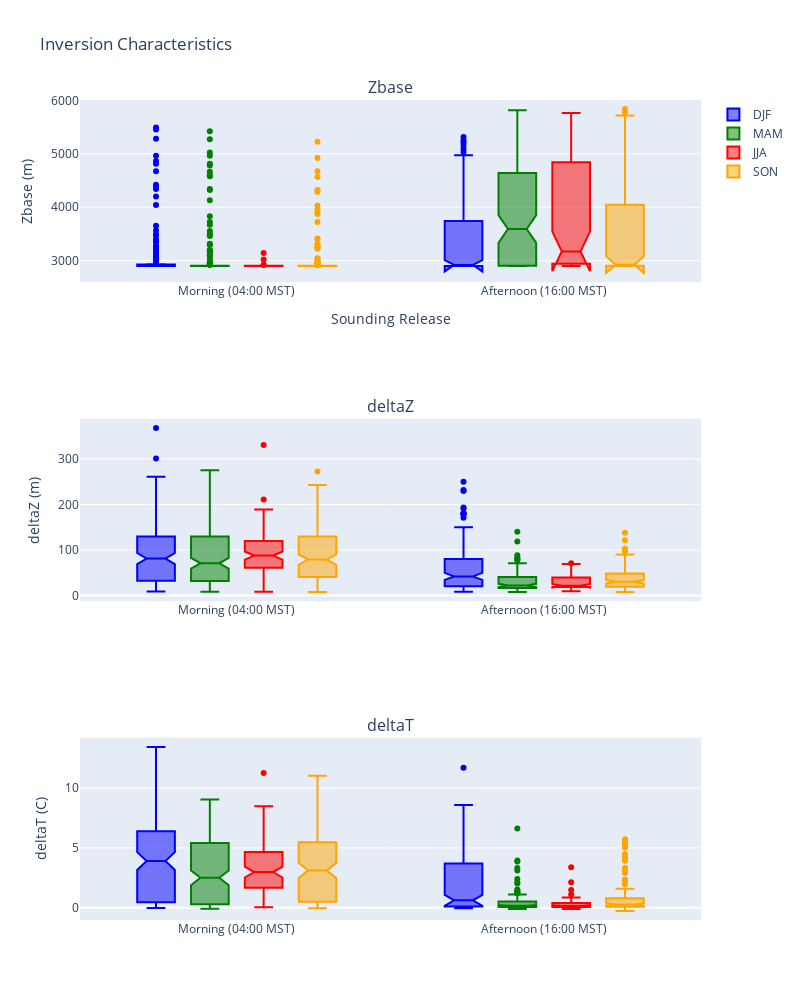

Notebook source saved alongside this figure:
### Code cell
df = pd.concat([df_22, df_23])
# with the dataframe make three subplots of Zbase, Ztop, and deltaT,
fig = make_subplots(rows=3, cols=1, subplot_titles=('Zbase', 'deltaZ', 'deltaT'), shared_xaxes=False)

# now just December, January, and February
df_DJF = df[(df.index.month == 12) | (df.index.month == 1) | (df.index.month == 2)]
# now just JJA
df_JJA = df[(df.index.month == 6) | (df.index.month == 7) | (df.index.month == 8)]
# now MAM
df_MAM = df[(df.index.month == 3) | (df.index.month == 4) | (df.index.month == 5)]
# now SON
df_SON = df[(df.index.month == 9) | (df.index.month == 10) | (df.index.month == 11)]

# Zbase
fig.add_trace(go.Box(y=df_DJF.Zbase, x=df_DJF.sounding, name='DJF', notched=True, marker_color='blue', offsetgroup='1'), row=1, col=1)
fig.add_trace(go.Box(y=df_MAM.Zbase, x=df_MAM.sounding, name='MAM', notched=True, marker_color='green', offsetgroup='2'), row=1, col=1)
fig.add_trace(go.Box(y=df_JJA.Zbase, x=df_JJA.sounding, name='JJA', notched=True, marker_color='red',  offsetgroup='3'), row=1, col=1)
fig.add_trace(go.Box(y=df_SON.Zbase, x=df_SON.sounding, name='SON', notched=True, marker_color='orange',offsetgroup='4'), row=1, col=1)

# deltaZ
fig.add_trace(go.Box(y=df_DJF.deltaZ, x=df_DJF.sounding,dx=0, name='DJF',notched=True,showlegend=False,marker_color='blue', offsetgroup='1'), row=2, col=1)
fig.add_trace(go.Box(y=df_MAM.deltaZ, x=df_MAM.sounding,dx=0, name='MAM',notched=True,showlegend=False,marker_color='green', offsetgroup='2'), row=2, col=1)
fig.add_trace(go.Box(y=df_JJA.deltaZ, x=df_JJA.sounding,dx=0, name='JJA',notched=True,showlegend=False,marker_color='red',  offsetgroup='3'), row=2, col=1)
fig.add_trace(go.Box(y=df_SON.deltaZ, x=df_SON.sounding,dx=0, name='SON',notched=True,showlegend=False,marker_color='orange',offsetgroup='4'), row=2, col=1)

# deltaT, 
fig.add_trace(go.Box(y=df_DJF.deltaT, x=df_DJF.sounding,dx=0,name='DJF', notched=True,showlegend=False,marker_color='blue', offsetgroup='1'), row=3, col=1)
fig.add_trace(go.Box(y=df_MAM.deltaT, x=df_MAM.sounding,dx=0,name='MAM', notched=True,showlegend=False,marker_color='green', offsetgroup='2'), row=3, col=1)
fig.add_trace(go.Box(y=df_JJA.deltaT, x=df_JJA.sounding,dx=0,name='JJA', notched=True,showlegend=False,marker_color='red',  offsetgroup='3'), row=3, col=1)
fig.add_trace(go.Box(y=df_SON.deltaT, x=df_SON.sounding,dx=0,name='SON', notched=True,showlegend=False,marker_color='orange', offsetgroup='4'), row=3, col=1)

fig.update_layout(height=1000, 
                  width=800, 
                  title_text='Inversion Characteristics',
                  boxmode='group',
                  xaxis_zeroline=False,
                  xaxis_title='Sounding Release',
                  yaxis1_title='Zbase (m)',
                    yaxis2_title='deltaZ (m)',
                    yaxis3_title='deltaT (C)',
                    )
                
fig.show()

### Figure 1 — Plotly figure (JSON) as saved in the notebook; plotly's stock layout.template omitted (floating-point values rounded to 4 significant figures; data arrays with more than 128 entries replaced by an {"elided": "..."} marker saying what was removed)
{"data": [{"marker": {"color": "blue"}, "name": "DJF", "notched": true, "offsetgroup": "1", "type": "box", "x": {"elided": "352 str values"}, "xaxis": "x", "y": {"elided": "352 float values"}, "yaxis": "y"}, {"marker": {"color": "green"}, "name": "MAM", "notched": true, "offsetgroup": "2", "type": "box", "x": {"elided": "364 str values"}, "xaxis": "x", "y": {"elided": "364 float values"}, "yaxis": "y"}, {"marker": {"color": "red"}, "name": "JJA", "notched": true, "offsetgroup": "3", "type": "box", "x": {"elided": "211 str values"}, "xaxis": "x", "y": {"elided": "211 float values"}, "yaxis": "y"}, {"marker": {"color": "orange"}, "name": "SON", "notched": true, "offsetgroup": "4", "type": "box", "x": {"elided": "303 str values"}, "xaxis": "x", "y": {"elided": "303 float values"}, "yaxis": "y"}, {"dx": 0, "marker": {"color": "blue"}, "name": "DJF", "notched": true, "offsetgroup": "1", "showlegend": false, "type": "box", "x": {"elided": "352 str values"}, "xaxis": "x2", "y": {"elided": "352 float values"}, "yaxis": "y2"}, {"dx": 0, "marker": {"color": "green"}, "name": "MAM", "notched": true, "offsetgroup": "2", "showlegend": false, "type": "box", "x": {"elided": "364 str values"}, "xaxis": "x2", "y": {"elided": "364 float values"}, "yaxis": "y2"}, {"dx": 0, "marker": {"color": "red"}, "name": "JJA", "notched": true, "offsetgroup": "3", "showlegend": false, "type": "box", "x": {"elided": "211 str values"}, "xaxis": "x2", "y": {"elided": "211 float values"}, "yaxis": "y2"}, {"dx": 0, "marker": {"color": "orange"}, "name": "SON", "notched": true, "offsetgroup": "4", "showlegend": false, "type": "box", "x": {"elided": "303 str values"}, "xaxis": "x2", "y": {"elided": "303 float values"}, "yaxis": "y2"}, {"dx": 0, "marker": {"color": "blue"}, "name": "DJF", "notched": true, "offsetgroup": "1", "showlegend": false, "type": "box", "x": {"elided": "352 str values"}, "xaxis": "x3", "y": {"elided": "352 float values"}, "yaxis": "y3"}, {"dx": 0, "marker": {"color": "green"}, "name": "MAM", "notched": true, "offsetgroup": "2", "showlegend": false, "type": "box", "x": {"elided": "364 str values"}, "xaxis": "x3", "y": {"elided": "364 float values"}, "yaxis": "y3"}, {"dx": 0, "marker": {"color": "red"}, "name": "JJA", "notched": true, "offsetgroup": "3", "showlegend": false, "type": "box", "x": {"elided": "211 str values"}, "xaxis": "x3", "y": {"elided": "211 float values"}, "yaxis": "y3"}, {"dx": 0, "marker": {"color": "orange"}, "name": "SON", "notched": true, "offsetgroup": "4", "showlegend": false, "type": "box", "x": {"elided": "303 str values"}, "xaxis": "x3", "y": {"elided": "303 float values"}, "yaxis": "y3"}], "layout": {"annotations": [{"font": {"size": 16}, "showarrow": false, "text": "Zbase", "x": 0.5, "xanchor": "center", "xref": "paper", "y": 1, "yanchor": "bottom", "yref": "paper"}, {"font": {"size": 16}, "showarrow": false, "text": "deltaZ", "x": 0.5, "xanchor": "center", "xref": "paper", "y": 0.6111, "yanchor": "bottom", "yref": "paper"}, {"font": {"size": 16}, "showarrow": false, "text": "deltaT", "x": 0.5, "xanchor": "center", "xref": "paper", "y": 0.2222, "yanchor": "bottom", "yref": "paper"}], "boxmode": "group", "height": 1000, "title": {"text": "Inversion Characteristics"}, "width": 800, "xaxis": {"anchor": "y", "domain": [0, 1], "title": {"text": "Sounding Release"}, "zeroline": false}, "xaxis2": {"anchor": "y2", "domain": [0, 1]}, "xaxis3": {"anchor": "y3", "domain": [0, 1]}, "yaxis": {"anchor": "x", "domain": [0.7778, 1], "title": {"text": "Zbase (m)"}}, "yaxis2": {"anchor": "x2", "domain": [0.3889, 0.6111], "title": {"text": "deltaZ (m)"}}, "yaxis3": {"anchor": "x3", "domain": [0, 0.2222], "title": {"text": "deltaT (C)"}}}}
